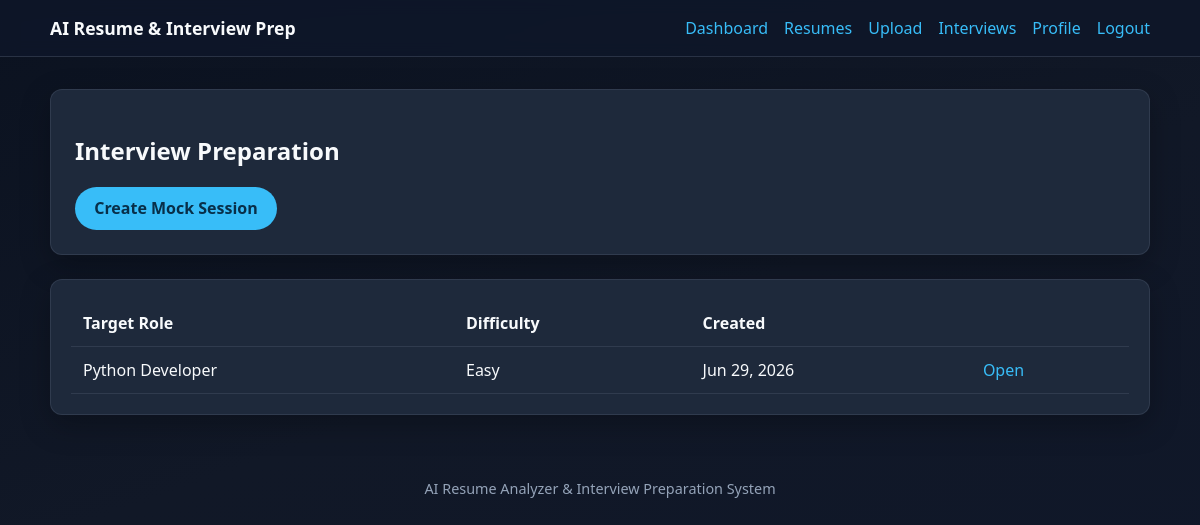
The page /interviews/ (signed in) on the database its author committed.
### interviews/models.py (models this page shows, shortened)
class InterviewSession(models.Model):
    DIFFICULTY_CHOICES = [
        ("easy", "Easy"),
        ("medium", "Medium"),
        ("hard", "Hard"),
    ]
    user = models.ForeignKey(User, on_delete=models.CASCADE, related_name="interview_sessions")
    resume = models.ForeignKey(Resume, on_delete=models.SET_NULL, null=True, blank=True)
    target_role = models.CharField(max_length=200)
    difficulty = models.CharField(max_length=20, choices=DIFFICULTY_CHOICES, default="medium")
    created_at = models.DateTimeField(auto_now_add=True)
    class Meta:
        ordering = ["-created_at"]

### interviews/views.py (the view)
# urls.py: path("", views.session_list, name="list"),
@login_required
def session_list(request):
    sessions = InterviewSession.objects.filter(user=request.user)
    return render(request, "interviews/list.html", {"sessions": sessions})

### templates/interviews/list.html (shortened to what this page needs)
{% extends "base.html" %}
{% block content %}
<section class="hero">
  <h1>Interview Preparation</h1>
  <a class="btn" href="{% url 'interviews:create' %}">Create Mock Session</a>
</section>
<section class="card">
  {% if sessions %}
    <table class="table">
      <thead>
        <tr><th>Target Role</th><th>Difficulty</th><th>Created</th><th></th></tr>
      </thead>
      <tbody>
        {% for session in sessions %}
          <tr>
            <td>{{ session.target_role }}</td>
            <td>{{ session.get_difficulty_display }}</td>
            <td>{{ session.created_at|date:"M d, Y" }}</td>
            <td><a href="{% url 'interviews:session_detail' session.pk %}">Open</a></td>
          </tr>
        {% endfor %}
      </tbody>
    </table>
  {% else %}
    <p class="muted">No interview sessions yet.</p>
  {% endif %}
</section>
{% endblock %}

### static/css/style.css (style rules this page uses)
:root { --bg: #0f172a; --surface: #1e293b; --surface-light: #334155; --text: #f8fafc; --muted: #94a3b8; --primary: #38bdf8; --primary-dark: #0ea5e9; --success: #4ade80; --warning: #fbbf24; --danger: #f87171; --radius: 12px; --shadow: 0 10px 30px rgba(0, 0, 0, 0.25); }
* { box-sizing: border-box; }
body { margin: 0; font-family: "Segoe UI", Tahoma, Geneva, Verdana, sans-serif; background: linear-gradient(160deg, #0b1220 0%, #111827 45%, #0f172a 100%); color: var(--text); min-height: 100vh; }
a { color: var(--primary); text-decoration: none; }
.hero { background: var(--surface); border: 1px solid rgba(148, 163, 184, 0.15); border-radius: var(--radius); padding: 1.5rem; box-shadow: var(--shadow); margin-bottom: 1.5rem; }
.card { background: var(--surface); border: 1px solid rgba(148, 163, 184, 0.15); border-radius: var(--radius); padding: 1.25rem; box-shadow: var(--shadow); }
.btn { display: inline-block; border: none; border-radius: 999px; padding: 0.65rem 1.2rem; background: var(--primary); color: #082f49; font-weight: 600; cursor: pointer; }
.table { width: 100%; border-collapse: collapse; }
.table th, .table td { text-align: left; padding: 0.75rem; border-bottom: 1px solid rgba(148, 163, 184, 0.15); }

### rows shown on the page
InterviewSession: target_role "Python Developer", difficulty "Easy", created_at "Jun 29, 2026"
